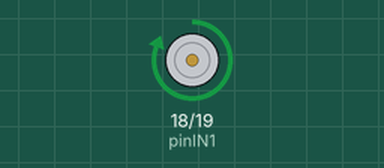
Simulated run of this sketch. Board: ESP32. On the bench: motor-driver pin pairs drawn as motors (green arrow = first pin HIGH = forward, orange = second pin HIGH = backward, longer = more drive).

Above: at 1.5 s.
At 4.5 s:
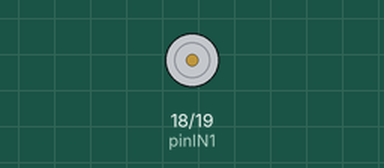
Timing chart, 0 to 7.8 s (numbered marks = the images above):
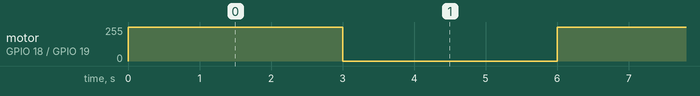

Measured:
- by itself, motor on GPIO 18 (pinIN1) / GPIO 19 (pinIN2): alternates forward 255/255 for 3.0 s and stopped for 3.0 s

The sketch:

HydroPump.ino
```cpp
// Define the ESP32 pins connected to the DRV8833
const int pinIN1 = 18;
const int pinIN2 = 19;

void setup() {
  // Configure the motor control pins as outputs
  pinMode(pinIN1, OUTPUT);
  pinMode(pinIN2, OUTPUT);

  // Ensure the motor is turned OFF when the ESP32 first boots up
  digitalWrite(pinIN1, LOW);
  digitalWrite(pinIN2, LOW);
}

void loop() {
  // 1. PUSH WATER (Motor ON)
  // Setting IN1 HIGH and IN2 LOW spins the motor forward at full speed
  digitalWrite(pinIN1, HIGH);
  digitalWrite(pinIN2, LOW);

  // Wait for 3 seconds (3000 milliseconds)
  delay(3000);

  // 2. STOP (Motor OFF)
  // Setting both pins LOW stops the motor
  digitalWrite(pinIN1, LOW);
  digitalWrite(pinIN2, LOW);

  // Wait for 3 seconds before repeating the cycle
  // (You can change this delay if you want a shorter or longer pause)
  delay(3000);
}
```
